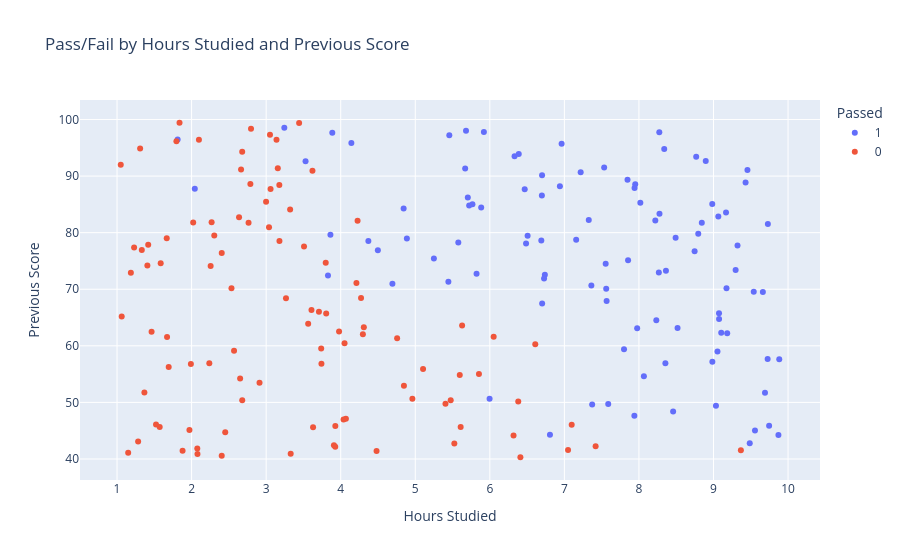
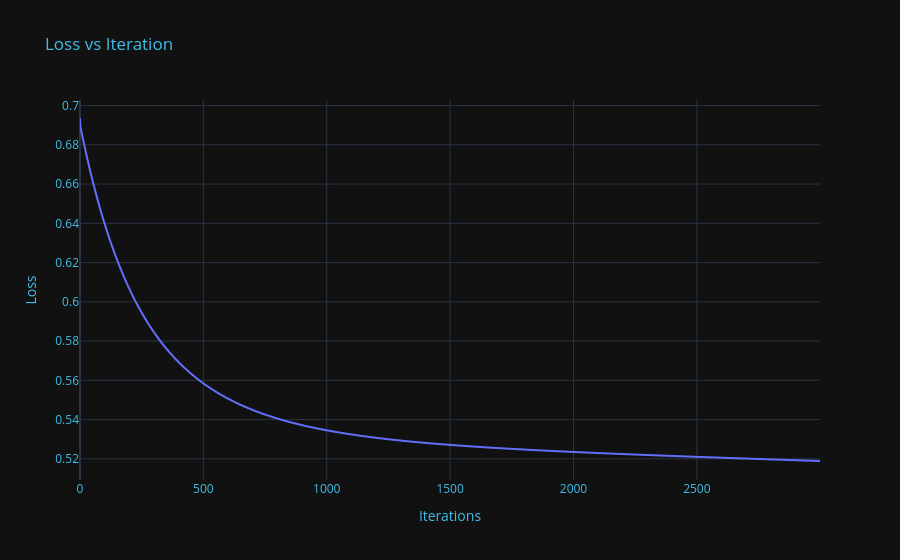

Source (notebook cell) for these figures, in order:
### Code cell
def standardize_x(x_new):
    return (x_new - np.mean(x_train)) / np.std(x_train)

def standardize_y(y_new):
    return (y_new - np.mean(y_train)) / np.std(y_train)


class LogisticRegression:
    
    def __init__(self, learning_rate):
        self.learning_rate = learning_rate
        self.w = None
        self.b = 0.0
    
    def predict(self, X):
        z = np.dot(X, self.w) + self.b
        return sigmoid(z)
    
    def loss(self, x_train, y_train):
        m = len(x_train)
        return -(1/m)* (np.sum( (y_train*(np.log(self.predict(x_train))) + ((1-y_train)*(np.log(1-self.predict(x_train)))))))
    
    def gradient_descent(self, x_train, y_train):
        m = len(x_train)
        weight_partial = (1/m) * np.dot(x_train.T, (self.predict(x_train) - y_train))
        
        bias_partial = (1/m) * np.sum(self.predict(x_train)-y_train)
        
        self.w -= self.learning_rate * weight_partial
        self.b -= self.learning_rate * bias_partial
    
    def fit(self, x_train, y_train, epochs):
        self.w = np.zeros(x_train.shape[1])
        losses = []
        
        for i in range(epochs):
            loss = self.loss(x_train, y_train)
            self.gradient_descent(x_train, y_train)
            losses.append(loss)
        
        fig = px.line(y=losses, title="Loss vs Iteration", template="plotly_dark")
        fig.update_layout(
            title_font_color="#41BEE9",
            xaxis=dict(color="#41BEE9", title="Iterations"),
            yaxis=dict(color="#41BEE9", title="Loss")
        )

        fig.show()

model = LogisticRegression(.001)

np.random.seed(42)
n = 200

hours_studied = np.random.uniform(1, 10, n)
prev_score = np.random.uniform(40, 100, n)

score = 0.5 * hours_studied + 0.05 * prev_score + np.random.normal(0, 0.5, n)
passed = (score > np.percentile(score, 50)).astype(int)

data = {
    'HoursStudied': hours_studied,
    'PrevScore': prev_score,
    'Passed': passed
}

x_train = np.column_stack([hours_studied, prev_score])
y_train = passed

fig = px.scatter(
    x=hours_studied, 
    y=prev_score, 
    color=passed.astype(str),
    title="Pass/Fail by Hours Studied and Previous Score",
    labels={'x': 'Hours Studied', 'y': 'Previous Score', 'color': 'Passed'}
)
fig.show()

model.fit(x_train, y_train, 3000)

### Figure 1 — Plotly figure (JSON) as saved in the notebook; plotly's stock layout.template omitted (floating-point values rounded to 4 significant figures)
{"data": [{"hovertemplate": "Passed=1<br>Hours Studied=%{x}<br>Previous Score=%{y}<extra></extra>", "legendgroup": "1", "marker": {"color": "#636efa", "symbol": "circle"}, "mode": "markers", "name": "1", "orientation": "v", "showlegend": true, "type": "scatter", "x": [4.371, 9.556, 7.588, 6.388, 8.796, 7.373, 9.729, 8.492, 5.723, 4.888, 6.507, 8.067, 6.332, 6.468, 9.54, 9.691, 8.276, 7.158, 5.457, 9.184, 6.963, 5.681, 5.92, 9.726, 7.976, 9.455, 9.053, 9.297, 4.498, 8.459, 3.528, 5.884, 8.22, 9.882, 7.95, 8.339, 7.362, 7.561, 7.941, 2.043, 8.768, 7.566, 6.738, 8.985, 5.25, 7.847, 7.939, 5.444, 5.705, 6.728, 3.829, 5.577, 9.168, 3.244, 4.693, 7.8, 8.273, 6.701, 8.843, 8.233, 9.033, 8.267, 9.065, 3.862, 4.844, 8.362, 8.747, 9.486, 5.669, 7.327, 9.746, 9.662, 6.486, 9.174, 9.871, 7.855, 7.554, 6.691, 6.702, 5.822, 1.813, 8.518, 3.887, 6.807, 7.218, 9.431, 9.322, 8.896, 6.94, 8.355, 5.997, 5.767, 9.075, 9.104, 6.698, 4.143, 7.534, 9.074, 8.984, 8.019], "xaxis": "x", "y": [78.52, 45.05, 49.7, 93.91, 79.81, 49.65, 81.51, 79.12, 84.79, 78.98, 79.46, 54.64, 93.52, 87.69, 69.55, 51.71, 83.35, 78.73, 97.24, 62.21, 95.7, 98.0, 97.82, 57.67, 63.11, 91.07, 59.02, 73.41, 76.9, 48.41, 92.64, 84.45, 82.15, 57.62, 88.56, 94.79, 70.68, 70.09, 87.9, 87.75, 93.4, 67.94, 72.56, 57.19, 75.45, 89.36, 47.62, 71.33, 86.2, 71.88, 72.44, 78.25, 83.57, 98.55, 70.98, 59.38, 97.76, 90.16, 81.76, 64.54, 49.39, 72.95, 82.88, 79.61, 84.27, 73.26, 76.7, 42.76, 91.33, 82.22, 45.87, 69.5, 78.11, 70.19, 44.23, 75.15, 74.53, 78.6, 67.5, 72.74, 96.49, 63.17, 97.67, 44.27, 90.69, 88.87, 77.74, 92.65, 88.21, 56.92, 50.65, 85.04, 64.76, 62.32, 86.58, 95.85, 91.5, 65.74, 85.05, 85.27], "yaxis": "y"}, {"hovertemplate": "Passed=0<br>Hours Studied=%{x}<br>Previous Score=%{y}<extra></extra>", "legendgroup": "0", "marker": {"color": "#EF553B", "symbol": "circle"}, "mode": "markers", "name": "0", "orientation": "v", "showlegend": true, "type": "scatter", "x": [2.404, 2.404, 1.523, 6.41, 1.185, 2.911, 2.636, 2.651, 3.738, 3.621, 2.255, 3.629, 4.297, 5.105, 2.797, 5.628, 1.418, 2.535, 1.585, 3.742, 1.879, 4.961, 2.098, 1.309, 3.329, 3.805, 2.664, 6.381, 1.796, 2.764, 1.407, 3.928, 3.442, 4.211, 2.268, 1.671, 2.788, 1.05, 1.666, 4.226, 6.61, 3.978, 1.572, 3.799, 3.927, 2.076, 7.419, 6.051, 4.848, 1.229, 1.971, 1.283, 3.059, 1.693, 3.608, 2.451, 9.367, 2.679, 5.854, 1.99, 3.051, 1.063, 5.597, 4.757, 2.999, 2.079, 4.039, 3.909, 4.273, 3.266, 5.475, 3.708, 3.564, 1.332, 5.524, 1.463, 3.508, 3.156, 2.304, 5.405, 3.178, 7.049, 3.139, 4.31, 2.679, 1.367, 6.318, 7.098, 1.149, 5.609, 3.038, 2.569, 4.481, 2.238, 4.07, 2.021, 3.321, 3.177, 1.838, 4.051], "xaxis": "x", "y": [76.39, 40.55, 46.09, 40.3, 72.92, 53.46, 82.73, 54.23, 59.52, 90.95, 74.1, 45.62, 62.06, 55.91, 98.38, 63.59, 77.87, 70.16, 74.61, 56.85, 41.46, 50.63, 96.43, 94.89, 40.93, 65.69, 91.18, 50.17, 96.17, 81.76, 74.2, 45.83, 99.4, 71.1, 81.82, 61.57, 88.61, 92.02, 79.0, 82.12, 60.28, 62.53, 45.64, 74.7, 42.16, 41.83, 42.24, 61.61, 52.95, 77.37, 45.12, 43.1, 87.71, 56.25, 66.34, 44.71, 41.52, 50.4, 55.01, 56.8, 97.29, 65.18, 54.86, 61.36, 85.47, 40.86, 46.96, 42.44, 68.45, 68.41, 50.39, 66.03, 63.91, 76.95, 42.72, 62.48, 77.55, 91.39, 79.52, 49.78, 78.55, 41.59, 96.41, 63.29, 94.32, 51.75, 44.16, 46.05, 41.09, 45.67, 80.98, 59.14, 41.4, 56.91, 47.09, 81.8, 84.1, 88.41, 99.43, 60.45], "yaxis": "y"}], "layout": {"legend": {"title": {"text": "Passed"}, "tracegroupgap": 0}, "title": {"text": "Pass/Fail by Hours Studied and Previous Score"}, "xaxis": {"anchor": "y", "domain": [0, 1], "title": {"text": "Hours Studied"}}, "yaxis": {"anchor": "x", "domain": [0, 1], "title": {"text": "Previous Score"}}}}

### Figure 2 — Plotly figure (JSON) as saved in the notebook; plotly's stock layout.template omitted (floating-point values rounded to 4 significant figures; data arrays with more than 128 entries replaced by an {"elided": "..."} marker saying what was removed)
{"data": [{"hovertemplate": "x=%{x}<br>y=%{y}<extra></extra>", "legendgroup": "", "line": {"color": "#636efa", "dash": "solid"}, "marker": {"symbol": "circle"}, "mode": "lines", "name": "", "showlegend": false, "type": "scattergl", "x": {"elided": "3000 int values"}, "xaxis": "x", "y": {"elided": "3000 float values"}, "yaxis": "y"}], "layout": {"legend": {"tracegroupgap": 0}, "title": {"font": {"color": "#41BEE9"}, "text": "Loss vs Iteration"}, "xaxis": {"anchor": "y", "color": "#41BEE9", "domain": [0, 1], "title": {"text": "Iterations"}}, "yaxis": {"anchor": "x", "color": "#41BEE9", "domain": [0, 1], "title": {"text": "Loss"}}}}
